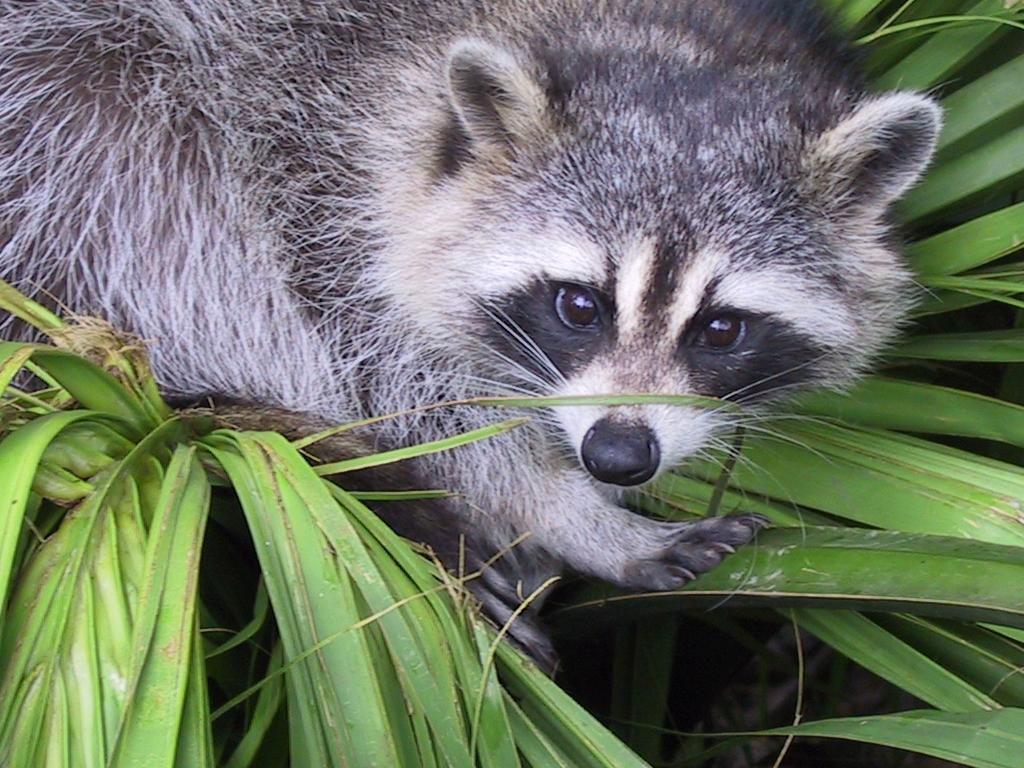
#> input picture python_1_array/ex04/animal.jpeg, 1024 x 768 px
$ python tester.py
#> lines starting #> are read from the running program, lines starting #| are printed output that depends on the picture
### python_1_array/ex04/load_image.py
from numpy import array
from matplotlib import image
import os


def ft_load(path: str) -> array:
    """Load an image from a file as an array.

    Args:
        path (str): path to the image

    Returns:
        array: image as an array
    """
#> called with path = 'animal.jpeg'
    try:
        if not path.lower().endswith(("jpg", "jpeg")):
            raise AssertionError("Only JPG and JPEG formats are supported.")
        local_dir = os.path.dirname(__file__)
        file_path = os.path.join(local_dir, path)
        if not os.path.exists(file_path):
            raise AssertionError("File not found:", file_path)
        image_opened = image.imread(file_path)
#> image_opened is the input picture: shape (768, 1024, 3); mean R, G, B 110.7, 117.7, 102.1
        image_as_array = array(image_opened)
        print("Image shape:", image_as_array.shape)
#| Image shape: (768, 1024, 3)
#> (printed output is left out)
        return image_as_array
    except AssertionError as error:
        print(AssertionError.__name__ + ":", error)

### python_1_array/ex04/rotate.py
import numpy as np


def ft_zoom(array):
    """Zoom the image by 2.
    Args:
        array (array): image as an array
    Returns:
        array: zoomed image as an array
    """
    try:
        height, width = array.shape[:2]
#> height = 768; width = 1024
        zoom_factor = 0.55
        new_height = int(height * zoom_factor)
#> new_height = 422
        new_width = int(width * zoom_factor)
#> new_width = 563

        center_x = int(width / 2 + 115)
#> center_x = 627
        center_y = int(height / 2 - 115)
#> center_y = 269

        start_x = int(max(0, center_x - new_width // 2))
#> start_x = 346
        start_y = int(max(0, center_y - new_height // 2))
#> start_y = 58
        end_x = min(width, start_x + new_width)
#> end_x = 909
        end_y = min(height, start_y + new_height)
#> end_y = 480

        return array[start_y:end_y, start_x:end_x]
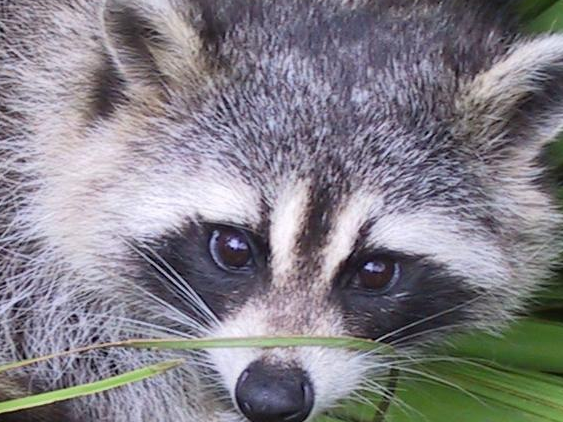
#> returned value: shape (422, 563, 3); mean of channels 0, 1, 2 131.2, 128, 135.6; drawn as R, G, B
    except Exception:
        print("Something went wrong.")


def transpose(array):
    """Transpose the image.
    Args:
        array (np.array): image as an array
    Returns:
        np.array: transposed image as an array
    """

    height, width = array.shape[:2]
#> height = 422; width = 563
    rez = []
    for w in range(width):
        row = []
        for h in range(height):
            element = array[h][w]
            row.append(element)
        rez.append(row)
#> after the loop, rez = 563 items
    return np.array(rez)
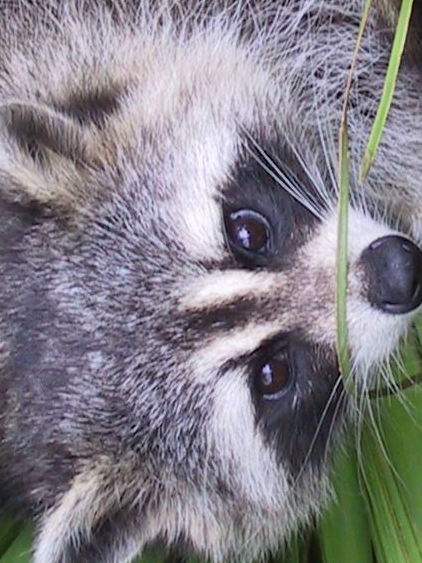
#> returned value: shape (563, 422, 3); mean of channels 0, 1, 2 131.2, 128, 135.6; drawn as R, G, B

### python_1_array/ex04/tester.py
from matplotlib import pyplot as plt
from load_image import ft_load
from rotate import ft_zoom, transpose


def main():
    """Main function to test the functions.
    """
    array = ft_load("animal.jpeg")
    print(array)
    zoomed_array = ft_zoom(array)
    transposed_array = transpose(zoomed_array)
    print("New shape after Transpose:", transposed_array.shape)
#| New shape after Transpose: (563, 422, 3)
    plt.imshow(transposed_array)
    plt.show()


if __name__ == "__main__":
    main()
